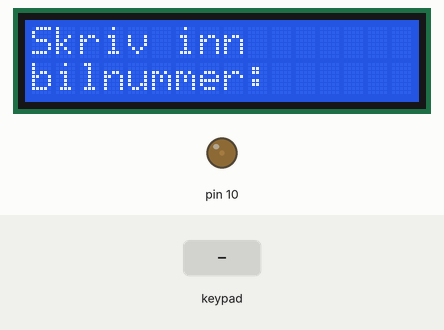
Simulated run of this sketch. Board: Arduino Uno, built with avr-gcc and run on an emulated ATmega328P. Shown: 16×2 character LCD, output pins drawn as LEDs (lit = HIGH). The test bench sets the inputs (shaded band). What the sketch prints to the serial monitor is not drawn.

Above: at 1.2 s.
1.3 s: keypad keys 5 4 3 2 # pressed 0.4 s apart
At 3.5 s:
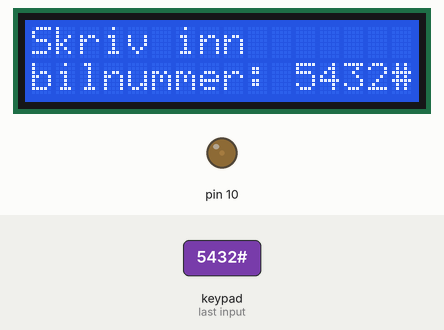
4.8 s: key '#' pressed
At 5.2 s:
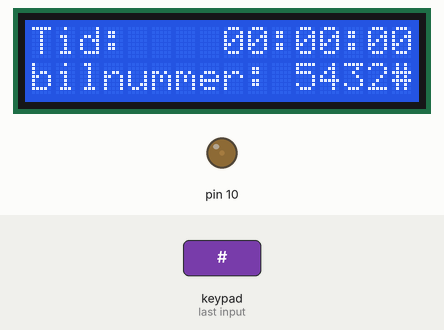
7.8 s: keypad keys 5 4 3 2 pressed 0.4 s apart
At 10.3 s:
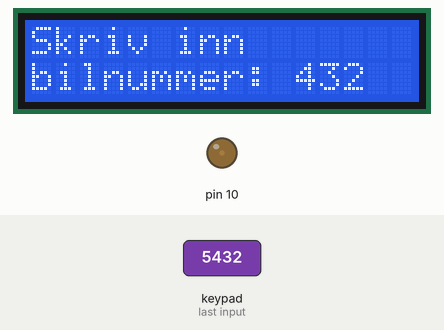
10.9 s: key '1' pressed
At 11.8 s:
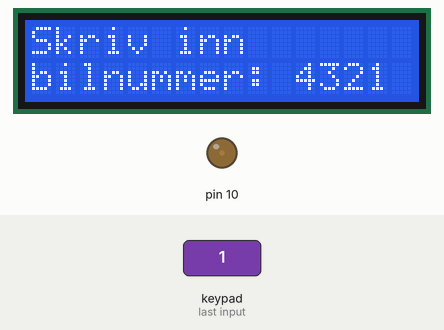
Timing chart, 0 to 13.4 s (numbered marks = the images above; inputs shaded):
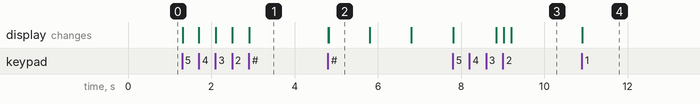

The sketch:

bilnummer.ino
```cpp
#include <Keypad.h>
#include <LiquidCrystal.h>
#include <Wire.h>

int currentPos = 11;
long startTime;
int centiseconds = 0;
int seconds = 0;
int minutes = 0;
int hours = 0;
bool inputMode = true;

const byte rad = 4;
const byte kolonne = 3;
// definerer keypadden
char keys[rad][kolonne] = {
  {'1','2','3'},
  {'4','5','6'},
  {'7','8','9'},
  {'*','0','#'}
};
//setter pins til rader og kolonner på keypadden
byte radPins[rad] = {5, 4, 3, 2};
byte kolonnePins[kolonne] = {9, 8, 7};
Keypad keypad = Keypad(makeKeymap(keys), radPins, kolonnePins, rad, kolonne);

LiquidCrystal lcd(A0, A1, A2, A3, A4, A5);

void setup() {
  // put your setup code here, to run once:
  Serial.begin(9600);
  lcd.begin(16, 2);
  displayEntryScreen();
  analogWrite(10,20);
}

void loop() {

  // henter en key som trykkes på keypadden
  char key = keypad.getKey();

  if (inputMode == true) { // dersom inputMode er true kan du skrive inn på skjermen

    if (key == '*') {  //tar vekk input som er skrevet inn og starter på nytt
      resetNummer();
      currentPos = 11;
    }

    else if (currentPos == 16 && key == '#') { //starter timer med nummeret som er satt
      inputMode = false;
      startTime = millis();
      lcd.setCursor(0, 0);
      lcd.print("                ");
      lcd.setCursor(0, 0);
      lcd.print("Tid:   ");
      Serial.println("Timer mode");
    }

    else if (key != NO_KEY) { //setter input inn i skrivefeltet
      lcd.setCursor(currentPos, 1);
      lcd.print(key);
      currentPos++;
      Serial.println(key);
    }

  }

  else {
    timer();
    if (key != NO_KEY) { // når timer er i gang, vil den stoppes dersom noe input gis
      inputMode = true;
      displayEntryScreen();
      Serial.println("Input mode");
      delay(1000);
    }
  }

  delay(10);
}

void resetNummer() { // metode for å slette input
  lcd.setCursor(11, 1);
  lcd.print("     ");
}

void clearScreen() { // tar alt vekk fra skjermen
  lcd.setCursor(0,0);
  lcd.print("                ");
  lcd.setCursor(0,1);
  lcd.print("                ");
}

void displayEntryScreen() { // hovedmenyen
  clearScreen();
  lcd.setCursor(0,0);
  lcd.print("Skriv inn");
  lcd.setCursor(0, 1);
  lcd.print("bilnummer:       ");
  lcd.setCursor(11, 1);
  currentPos = 11;
}

void timer() { //stoppeklokke som skriver ut tiden på skjermen
  int elapsed = millis() - startTime;
  seconds = elapsed / 1000;
  minutes = seconds / 60;
  hours = minutes / 24;
  centiseconds = centiseconds - seconds * 100;
  seconds = seconds - minutes * 60;
  minutes = minutes - hours * 60;
  lcd.setCursor(8,0);
  if (hours < 10) {
    lcd.print("0");
  }
  lcd.print(hours);
  lcd.print(":");
  if (minutes < 10) {
    lcd.print("0");
  }
  lcd.print(minutes);
  lcd.print(":");
  if (seconds < 10) {
    lcd.print("0");
  }
  lcd.print(seconds);
}
```

Measured:
- after the input at 1.3 s, the display: first changes at once (image 1 shows a later state)
- after the input at 4.8 s, the display: first changes at once (image 2 shows a later state)
- after the input at 7.8 s, the display: first changes at once (image 3 shows a later state)
- after the input at 10.9 s, the display: changes at once (image 4)
- what the display in image 2 shows lasts 1.0 s, from 4.8 s to 5.8 s
